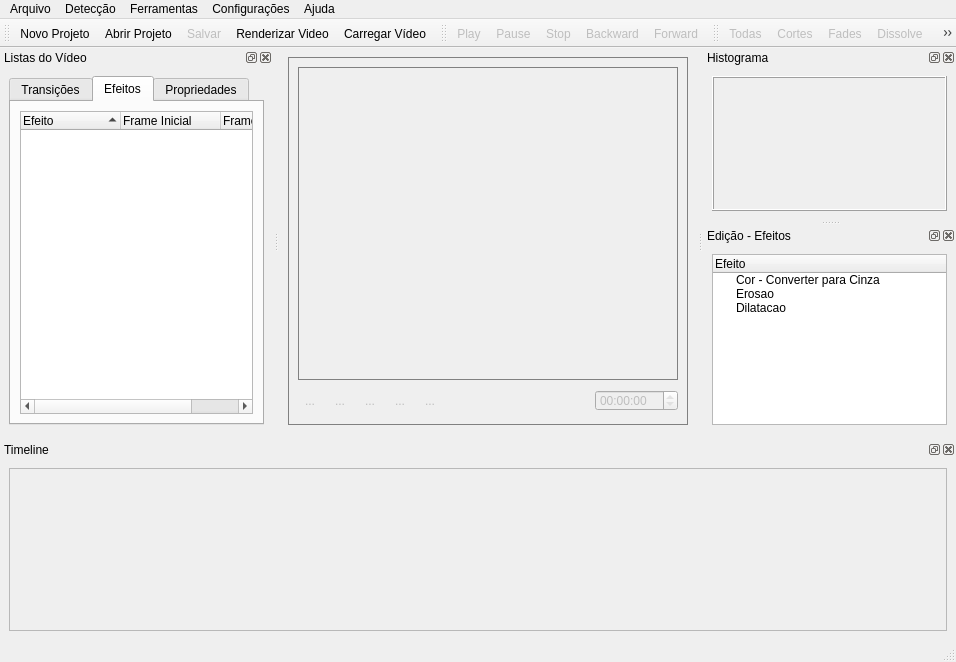
<ui version="4.0" >
 <class>MainWindow</class>
 <widget class="QMainWindow" name="MainWindow" >
  <property name="windowModality" >
   <enum>Qt::ApplicationModal</enum>
  </property>
  <property name="geometry" >
   <rect>
    <x>0</x>
    <y>0</y>
    <width>956</width>
    <height>662</height>
   </rect>
  </property>
  <property name="mouseTracking" >
   <bool>false</bool>
  </property>
  <property name="windowTitle" >
   <string>MainWindow</string>
  </property>
  <property name="dockOptions" >
   <set>QMainWindow::AllowTabbedDocks|QMainWindow::AnimatedDocks</set>
  </property>
  <property name="unifiedTitleAndToolBarOnMac" >
   <bool>false</bool>
  </property>
  <widget class="QWidget" name="centralwidget" >
   <layout class="QGridLayout" >
    <item row="0" column="0" >
     <widget class="QFrame" name="frameVideo" >
      <property name="minimumSize" >
       <size>
        <width>400</width>
        <height>300</height>
       </size>
      </property>
      <property name="contextMenuPolicy" >
       <enum>Qt::ActionsContextMenu</enum>
      </property>
      <property name="acceptDrops" >
       <bool>true</bool>
      </property>
      <property name="autoFillBackground" >
       <bool>false</bool>
      </property>
      <property name="styleSheet" >
       <string notr="true" >QFrame{
border: 1px solid gray
}</string>
      </property>
      <property name="frameShape" >
       <enum>QFrame::StyledPanel</enum>
      </property>
      <layout class="QGridLayout" >
       <item row="1" column="5" >
        <spacer>
         <property name="orientation" >
          <enum>Qt::Horizontal</enum>
         </property>
         <property name="sizeHint" stdset="0" >
          <size>
           <width>236</width>
           <height>29</height>
          </size>
         </property>
        </spacer>
       </item>
       <item row="0" column="0" colspan="7" >
        <widget class="QLabel" name="videoLabel" >
         <property name="text" >
          <string/>
         </property>
        </widget>
       </item>
       <item row="1" column="0" >
        <widget class="QToolButton" name="playButton" >
         <property name="enabled" >
          <bool>false</bool>
         </property>
         <property name="text" >
          <string>...</string>
         </property>
         <property name="icon" >
          <iconset>
           <normaloff>../Interface/Icons/play.png</normaloff>../Interface/Icons/play.png</iconset>
         </property>
         <property name="iconSize" >
          <size>
           <width>20</width>
           <height>20</height>
          </size>
         </property>
         <property name="popupMode" >
          <enum>QToolButton::DelayedPopup</enum>
         </property>
         <property name="toolButtonStyle" >
          <enum>Qt::ToolButtonIconOnly</enum>
         </property>
         <property name="autoRaise" >
          <bool>true</bool>
         </property>
        </widget>
       </item>
       <item row="1" column="1" >
        <widget class="QToolButton" name="pauseButton" >
         <property name="enabled" >
          <bool>false</bool>
         </property>
         <property name="text" >
          <string>...</string>
         </property>
         <property name="icon" >
          <iconset>
           <normaloff>../Interface/Icons/pause.png</normaloff>../Interface/Icons/pause.png</iconset>
         </property>
         <property name="iconSize" >
          <size>
           <width>20</width>
           <height>20</height>
          </size>
         </property>
         <property name="autoRaise" >
          <bool>true</bool>
         </property>
        </widget>
       </item>
       <item row="1" column="3" >
        <widget class="QToolButton" name="forwardButton" >
         <property name="enabled" >
          <bool>false</bool>
         </property>
         <property name="text" >
          <string>...</string>
         </property>
         <property name="icon" >
          <iconset>
           <normaloff>../Interface/Icons/forward.png</normaloff>../Interface/Icons/forward.png</iconset>
         </property>
         <property name="iconSize" >
          <size>
           <width>20</width>
           <height>20</height>
          </size>
         </property>
         <property name="checkable" >
          <bool>false</bool>
         </property>
         <property name="autoRaise" >
          <bool>true</bool>
         </property>
        </widget>
       </item>
       <item row="1" column="4" >
        <widget class="QToolButton" name="stopButton" >
         <property name="enabled" >
          <bool>false</bool>
         </property>
         <property name="text" >
          <string>...</string>
         </property>
         <property name="icon" >
          <iconset>
           <normaloff>../Interface/Icons/stop.png</normaloff>../Interface/Icons/stop.png</iconset>
         </property>
         <property name="iconSize" >
          <size>
           <width>20</width>
           <height>20</height>
          </size>
         </property>
         <property name="autoRaise" >
          <bool>true</bool>
         </property>
        </widget>
       </item>
       <item row="1" column="6" >
        <widget class="QTimeEdit" name="videoTime" >
         <property name="enabled" >
          <bool>false</bool>
         </property>
         <property name="minimumSize" >
          <size>
           <width>83</width>
           <height>21</height>
          </size>
         </property>
         <property name="maximumSize" >
          <size>
           <width>65</width>
           <height>21</height>
          </size>
         </property>
         <property name="layoutDirection" >
          <enum>Qt::LeftToRight</enum>
         </property>
         <property name="readOnly" >
          <bool>true</bool>
         </property>
         <property name="keyboardTracking" >
          <bool>false</bool>
         </property>
         <property name="currentSection" >
          <enum>QDateTimeEdit::SecondSection</enum>
         </property>
         <property name="displayFormat" >
          <string>HH:mm:ss</string>
         </property>
         <property name="calendarPopup" >
          <bool>false</bool>
         </property>
         <property name="currentSectionIndex" >
          <number>2</number>
         </property>
         <property name="time" >
          <time>
           <hour>0</hour>
           <minute>0</minute>
           <second>0</second>
          </time>
         </property>
        </widget>
       </item>
       <item row="1" column="2" >
        <widget class="QToolButton" name="backButton" >
         <property name="enabled" >
          <bool>false</bool>
         </property>
         <property name="text" >
          <string>...</string>
         </property>
         <property name="icon" >
          <iconset>
           <normaloff>../Interface/Icons/back.png</normaloff>../Interface/Icons/back.png</iconset>
         </property>
         <property name="iconSize" >
          <size>
           <width>20</width>
           <height>20</height>
          </size>
         </property>
         <property name="autoRaise" >
          <bool>true</bool>
         </property>
        </widget>
       </item>
      </layout>
     </widget>
    </item>
   </layout>
  </widget>
  <widget class="QMenuBar" name="menubar" >
   <property name="geometry" >
    <rect>
     <x>0</x>
     <y>0</y>
     <width>956</width>
     <height>21</height>
    </rect>
   </property>
   <widget class="QMenu" name="menuFile" >
    <property name="title" >
     <string>Arquivo</string>
    </property>
    <addaction name="actionNewProject" />
    <addaction name="actionOpenProject" />
    <addaction name="actionLoadVideo" />
    <addaction name="actionRenderVideo" />
    <addaction name="actionSaveAs" />
    <addaction name="actionSave" />
    <addaction name="separator" />
   </widget>
   <widget class="QMenu" name="menuDetect" >
    <property name="title" >
     <string>Detecção</string>
    </property>
    <addaction name="actionAllTransitions" />
    <addaction name="actionOnlyCuts" />
    <addaction name="actionAllFades" />
    <addaction name="actionOnlyDissolve" />
   </widget>
   <widget class="QMenu" name="menuTools" >
    <property name="title" >
     <string>Ferramentas</string>
    </property>
    <addaction name="actionPlay" />
    <addaction name="actionPause" />
    <addaction name="actionStop" />
    <addaction name="actionBackward" />
    <addaction name="actionForward" />
   </widget>
   <widget class="QMenu" name="menuHelp" >
    <property name="title" >
     <string>Ajuda</string>
    </property>
   </widget>
   <widget class="QMenu" name="menuSettings" >
    <property name="title" >
     <string>Configurações</string>
    </property>
    <addaction name="actionDetectConfig" />
   </widget>
   <addaction name="menuFile" />
   <addaction name="menuDetect" />
   <addaction name="menuTools" />
   <addaction name="menuSettings" />
   <addaction name="menuHelp" />
  </widget>
  <widget class="QToolBar" name="mainToolBar" >
   <property name="windowTitle" >
    <string>mainToolBar</string>
   </property>
   <attribute name="toolBarArea" >
    <enum>TopToolBarArea</enum>
   </attribute>
   <attribute name="toolBarBreak" >
    <bool>false</bool>
   </attribute>
   <addaction name="actionNewProject" />
   <addaction name="actionOpenProject" />
   <addaction name="actionSave" />
   <addaction name="actionRenderVideo" />
   <addaction name="actionLoadVideo" />
  </widget>
  <widget class="QDockWidget" name="widgetTrees" >
   <property name="windowTitle" >
    <string>Listas do Vídeo</string>
   </property>
   <attribute name="dockWidgetArea" >
    <number>1</number>
   </attribute>
   <widget class="QWidget" name="dockWidgetContents_5" >
    <layout class="QGridLayout" >
     <item row="0" column="0" >
      <widget class="QTabWidget" name="tabTransEffect" >
       <property name="currentIndex" >
        <number>1</number>
       </property>
       <widget class="QWidget" name="tabTransitions" >
        <attribute name="title" >
         <string>Transições</string>
        </attribute>
        <layout class="QGridLayout" >
         <item row="0" column="0" >
          <widget class="QTreeWidget" name="transitionsTree" >
           <property name="sizePolicy" >
            <sizepolicy vsizetype="Expanding" hsizetype="Expanding" >
             <horstretch>0</horstretch>
             <verstretch>0</verstretch>
            </sizepolicy>
           </property>
           <property name="acceptDrops" >
            <bool>false</bool>
           </property>
           <property name="layoutDirection" >
            <enum>Qt::LeftToRight</enum>
           </property>
           <property name="autoFillBackground" >
            <bool>false</bool>
           </property>
           <property name="frameShape" >
            <enum>QFrame::StyledPanel</enum>
           </property>
           <property name="frameShadow" >
            <enum>QFrame::Sunken</enum>
           </property>
           <property name="verticalScrollBarPolicy" >
            <enum>Qt::ScrollBarAsNeeded</enum>
           </property>
           <property name="horizontalScrollBarPolicy" >
            <enum>Qt::ScrollBarAsNeeded</enum>
           </property>
           <property name="autoScroll" >
            <bool>true</bool>
           </property>
           <property name="autoScrollMargin" >
            <number>8</number>
           </property>
           <property name="editTriggers" >
            <set>QAbstractItemView::AllEditTriggers</set>
           </property>
           <property name="tabKeyNavigation" >
            <bool>false</bool>
           </property>
           <property name="showDropIndicator" stdset="0" >
            <bool>false</bool>
           </property>
           <property name="selectionMode" >
            <enum>QAbstractItemView::ExtendedSelection</enum>
           </property>
           <property name="selectionBehavior" >
            <enum>QAbstractItemView::SelectRows</enum>
           </property>
           <property name="horizontalScrollMode" >
            <enum>QAbstractItemView::ScrollPerItem</enum>
           </property>
           <property name="indentation" >
            <number>10</number>
           </property>
           <property name="rootIsDecorated" >
            <bool>true</bool>
           </property>
           <property name="uniformRowHeights" >
            <bool>true</bool>
           </property>
           <property name="itemsExpandable" >
            <bool>false</bool>
           </property>
           <property name="sortingEnabled" >
            <bool>true</bool>
           </property>
           <property name="animated" >
            <bool>true</bool>
           </property>
           <property name="allColumnsShowFocus" >
            <bool>true</bool>
           </property>
           <property name="wordWrap" >
            <bool>false</bool>
           </property>
           <property name="headerHidden" >
            <bool>false</bool>
           </property>
           <property name="expandsOnDoubleClick" >
            <bool>false</bool>
           </property>
           <property name="columnCount" >
            <number>3</number>
           </property>
           <column>
            <property name="text" >
             <string>ID</string>
            </property>
           </column>
           <column>
            <property name="text" >
             <string>Tipo</string>
            </property>
           </column>
           <column>
            <property name="text" >
             <string>Posição</string>
            </property>
           </column>
          </widget>
         </item>
        </layout>
       </widget>
       <widget class="QWidget" name="tabEffects" >
        <attribute name="title" >
         <string>Efeitos</string>
        </attribute>
        <layout class="QGridLayout" >
         <item row="0" column="0" >
          <widget class="QTreeWidget" name="effectsTree" >
           <property name="sizePolicy" >
            <sizepolicy vsizetype="Preferred" hsizetype="Preferred" >
             <horstretch>0</horstretch>
             <verstretch>0</verstretch>
            </sizepolicy>
           </property>
           <property name="editTriggers" >
            <set>QAbstractItemView::AllEditTriggers</set>
           </property>
           <property name="showDropIndicator" stdset="0" >
            <bool>false</bool>
           </property>
           <property name="selectionBehavior" >
            <enum>QAbstractItemView::SelectItems</enum>
           </property>
           <property name="itemsExpandable" >
            <bool>false</bool>
           </property>
           <property name="sortingEnabled" >
            <bool>true</bool>
           </property>
           <property name="allColumnsShowFocus" >
            <bool>true</bool>
           </property>
           <column>
            <property name="text" >
             <string>Efeito</string>
            </property>
           </column>
           <column>
            <property name="text" >
             <string>Frame Inicial</string>
            </property>
           </column>
           <column>
            <property name="text" >
             <string>Frame Final</string>
            </property>
           </column>
          </widget>
         </item>
        </layout>
       </widget>
       <widget class="QWidget" name="tabVdoProperties" >
        <attribute name="title" >
         <string>Propriedades</string>
        </attribute>
        <layout class="QGridLayout" name="gridLayout" >
         <item row="0" column="0" >
          <widget class="QTreeWidget" name="videoPropertiesTree" >
           <property name="editTriggers" >
            <set>QAbstractItemView::DoubleClicked</set>
           </property>
           <property name="showDropIndicator" stdset="0" >
            <bool>false</bool>
           </property>
           <property name="rootIsDecorated" >
            <bool>true</bool>
           </property>
           <property name="itemsExpandable" >
            <bool>false</bool>
           </property>
           <property name="sortingEnabled" >
            <bool>true</bool>
           </property>
           <property name="expandsOnDoubleClick" >
            <bool>false</bool>
           </property>
           <column>
            <property name="text" >
             <string>Propriedade</string>
            </property>
           </column>
           <column>
            <property name="text" >
             <string>Valor</string>
            </property>
           </column>
          </widget>
         </item>
        </layout>
       </widget>
      </widget>
     </item>
    </layout>
   </widget>
  </widget>
  <widget class="QDockWidget" name="widgetHistogram" >
   <property name="enabled" >
    <bool>true</bool>
   </property>
   <property name="sizePolicy" >
    <sizepolicy vsizetype="Fixed" hsizetype="Fixed" >
     <horstretch>4</horstretch>
     <verstretch>0</verstretch>
    </sizepolicy>
   </property>
   <property name="minimumSize" >
    <size>
     <width>253</width>
     <height>172</height>
    </size>
   </property>
   <property name="floating" >
    <bool>false</bool>
   </property>
   <property name="windowTitle" >
    <string>Histograma</string>
   </property>
   <attribute name="dockWidgetArea" >
    <number>2</number>
   </attribute>
   <widget class="QWidget" name="dockWidgetContents_2" >
    <layout class="QGridLayout" >
     <item row="0" column="0" >
      <widget class="QLabel" name="histogramLabel" >
       <property name="minimumSize" >
        <size>
         <width>235</width>
         <height>132</height>
        </size>
       </property>
       <property name="frameShape" >
        <enum>QFrame::Box</enum>
       </property>
       <property name="frameShadow" >
        <enum>QFrame::Raised</enum>
       </property>
       <property name="text" >
        <string/>
       </property>
      </widget>
     </item>
    </layout>
   </widget>
  </widget>
  <widget class="QDockWidget" name="widgetDockTimeline" >
   <property name="sizePolicy" >
    <sizepolicy vsizetype="Minimum" hsizetype="Preferred" >
     <horstretch>0</horstretch>
     <verstretch>75</verstretch>
    </sizepolicy>
   </property>
   <property name="minimumSize" >
    <size>
     <width>80</width>
     <height>200</height>
    </size>
   </property>
   <property name="maximumSize" >
    <size>
     <width>524287</width>
     <height>200</height>
    </size>
   </property>
   <property name="acceptDrops" >
    <bool>true</bool>
   </property>
   <property name="allowedAreas" >
    <set>Qt::AllDockWidgetAreas</set>
   </property>
   <property name="windowTitle" >
    <string>Timeline</string>
   </property>
   <attribute name="dockWidgetArea" >
    <number>8</number>
   </attribute>
   <widget class="QWidget" name="dockWidgetContents_4" >
    <property name="acceptDrops" >
     <bool>true</bool>
    </property>
    <layout class="QGridLayout" >
     <item rowspan="2" row="0" column="0" >
      <widget class="QScrollArea" name="scrollArea" >
       <property name="acceptDrops" >
        <bool>true</bool>
       </property>
       <property name="widgetResizable" >
        <bool>true</bool>
       </property>
       <widget class="QWidget" name="scrollAreaWidgetContents" >
        <property name="geometry" >
         <rect>
          <x>0</x>
          <y>0</y>
          <width>936</width>
          <height>158</height>
         </rect>
        </property>
        <property name="acceptDrops" >
         <bool>true</bool>
        </property>
        <layout class="QGridLayout" >
         <item row="0" column="0" >
          <widget class="QWidgetTimeline" native="1" name="widgetTimeline" >
           <property name="acceptDrops" >
            <bool>true</bool>
           </property>
           <layout class="QGridLayout" >
            <item row="0" column="0" >
             <widget class="QLabel" name="timelineLabel" >
              <property name="acceptDrops" >
               <bool>true</bool>
              </property>
              <property name="text" >
               <string/>
              </property>
             </widget>
            </item>
           </layout>
          </widget>
         </item>
        </layout>
       </widget>
      </widget>
     </item>
    </layout>
   </widget>
  </widget>
  <widget class="QDockWidget" name="widgetEdition" >
   <property name="windowTitle" >
    <string>Edição - Efeitos</string>
   </property>
   <attribute name="dockWidgetArea" >
    <number>2</number>
   </attribute>
   <widget class="QWidget" name="dockWidgetContents" >
    <layout class="QGridLayout" >
     <item row="0" column="0" >
      <widget class="QTreeWidget" name="effectListTree" >
       <property name="acceptDrops" >
        <bool>false</bool>
       </property>
       <property name="showDropIndicator" stdset="0" >
        <bool>false</bool>
       </property>
       <property name="dragEnabled" >
        <bool>true</bool>
       </property>
       <property name="dragDropMode" >
        <enum>QAbstractItemView::DragOnly</enum>
       </property>
       <property name="itemsExpandable" >
        <bool>false</bool>
       </property>
       <property name="animated" >
        <bool>true</bool>
       </property>
       <property name="allColumnsShowFocus" >
        <bool>true</bool>
       </property>
       <property name="expandsOnDoubleClick" >
        <bool>false</bool>
       </property>
       <column>
        <property name="text" >
         <string>Efeito</string>
        </property>
       </column>
       <item>
        <property name="text" >
         <string>Cor - Converter para Cinza</string>
        </property>
       </item>
       <item>
        <property name="text" >
         <string>Erosao</string>
        </property>
       </item>
       <item>
        <property name="text" >
         <string>Dilatacao</string>
        </property>
       </item>
      </widget>
     </item>
    </layout>
   </widget>
  </widget>
  <widget class="QStatusBar" name="statusBar" />
  <widget class="QToolBar" name="videoToolBar" >
   <property name="windowTitle" >
    <string>videoToolBar</string>
   </property>
   <attribute name="toolBarArea" >
    <enum>TopToolBarArea</enum>
   </attribute>
   <attribute name="toolBarBreak" >
    <bool>false</bool>
   </attribute>
   <addaction name="actionPlay" />
   <addaction name="actionPause" />
   <addaction name="actionStop" />
   <addaction name="actionBackward" />
   <addaction name="actionForward" />
  </widget>
  <widget class="QToolBar" name="detectionToolbar" >
   <property name="windowTitle" >
    <string>detectionToolBar</string>
   </property>
   <attribute name="toolBarArea" >
    <enum>TopToolBarArea</enum>
   </attribute>
   <attribute name="toolBarBreak" >
    <bool>false</bool>
   </attribute>
   <addaction name="actionAllTransitions" />
   <addaction name="actionOnlyCuts" />
   <addaction name="actionAllFades" />
   <addaction name="actionOnlyDissolve" />
   <addaction name="actionDetectConfig" />
  </widget>
  <action name="actionNewProject" >
   <property name="icon" >
    <iconset>
     <normaloff>../Interface/Icons/filenew.png</normaloff>../Interface/Icons/filenew.png</iconset>
   </property>
   <property name="text" >
    <string>Novo Projeto...</string>
   </property>
   <property name="shortcut" >
    <string>Ctrl+N</string>
   </property>
   <property name="shortcutContext" >
    <enum>Qt::WindowShortcut</enum>
   </property>
  </action>
  <action name="actionOpenProject" >
   <property name="checkable" >
    <bool>false</bool>
   </property>
   <property name="icon" >
    <iconset>
     <normaloff>../Interface/Icons/fileopen.png</normaloff>../Interface/Icons/fileopen.png</iconset>
   </property>
   <property name="text" >
    <string>Abrir Projeto...</string>
   </property>
   <property name="shortcut" >
    <string>Ctrl+O</string>
   </property>
  </action>
  <action name="actionLoadVideo" >
   <property name="icon" >
    <iconset>
     <normaloff>../Interface/Icons/load_video.png</normaloff>../Interface/Icons/load_video.png</iconset>
   </property>
   <property name="text" >
    <string>Carregar Vídeo...</string>
   </property>
   <property name="shortcut" >
    <string>Ctrl+Shift+O</string>
   </property>
  </action>
  <action name="actionSaveAs" >
   <property name="enabled" >
    <bool>false</bool>
   </property>
   <property name="text" >
    <string>Salvar como...</string>
   </property>
   <property name="shortcut" >
    <string>Ctrl+Shift+S</string>
   </property>
  </action>
  <action name="actionSave" >
   <property name="enabled" >
    <bool>false</bool>
   </property>
   <property name="icon" >
    <iconset>
     <normaloff>../Interface/Icons/filesave.png</normaloff>../Interface/Icons/filesave.png</iconset>
   </property>
   <property name="text" >
    <string>Salvar</string>
   </property>
   <property name="shortcut" >
    <string>Ctrl+S</string>
   </property>
  </action>
  <action name="actionRecent_Files" >
   <property name="text" >
    <string>Arquivos recentes</string>
   </property>
  </action>
  <action name="actionExit" >
   <property name="icon" >
    <iconset>
     <normaloff>../Interface/Icons/exit.png</normaloff>../Interface/Icons/exit.png</iconset>
   </property>
   <property name="text" >
    <string>Sair</string>
   </property>
  </action>
  <action name="actionUndo" >
   <property name="icon" >
    <iconset>
     <normaloff>../Interface/Icons/undo.png</normaloff>../Interface/Icons/undo.png</iconset>
   </property>
   <property name="text" >
    <string>Undo</string>
   </property>
   <property name="shortcut" >
    <string>Ctrl+Z</string>
   </property>
  </action>
  <action name="actionRedo" >
   <property name="icon" >
    <iconset>
     <normaloff>../Interface/Icons/redo.png</normaloff>../Interface/Icons/redo.png</iconset>
   </property>
   <property name="text" >
    <string>Redo</string>
   </property>
   <property name="shortcut" >
    <string>Ctrl+Y</string>
   </property>
  </action>
  <action name="actionAllTransitions" >
   <property name="enabled" >
    <bool>false</bool>
   </property>
   <property name="icon" >
    <iconset>
     <normaloff>../Interface/Icons/all.png</normaloff>../Interface/Icons/all.png</iconset>
   </property>
   <property name="text" >
    <string>Todas</string>
   </property>
  </action>
  <action name="actionOnlyCuts" >
   <property name="enabled" >
    <bool>false</bool>
   </property>
   <property name="icon" >
    <iconset>
     <normaloff>../Interface/Icons/cut.png</normaloff>../Interface/Icons/cut.png</iconset>
   </property>
   <property name="text" >
    <string>Cortes</string>
   </property>
  </action>
  <action name="actionOnlyDissolve" >
   <property name="enabled" >
    <bool>false</bool>
   </property>
   <property name="icon" >
    <iconset>
     <normaloff>../Interface/Icons/dissolve.png</normaloff>../Interface/Icons/dissolve.png</iconset>
   </property>
   <property name="text" >
    <string>Dissolve</string>
   </property>
  </action>
  <action name="actionHistogram" >
   <property name="text" >
    <string>Histogram</string>
   </property>
  </action>
  <action name="actionTimeline" >
   <property name="text" >
    <string>Timeline</string>
   </property>
  </action>
  <action name="actionROC_Curve" >
   <property name="text" >
    <string>ROC Curve</string>
   </property>
  </action>
  <action name="actionAllFades" >
   <property name="enabled" >
    <bool>false</bool>
   </property>
   <property name="icon" >
    <iconset>
     <normaloff>../Interface/Icons/fades.png</normaloff>../Interface/Icons/fades.png</iconset>
   </property>
   <property name="text" >
    <string>Fades</string>
   </property>
  </action>
  <action name="actionPlay" >
   <property name="enabled" >
    <bool>false</bool>
   </property>
   <property name="icon" >
    <iconset>
     <normaloff>../Interface/Icons/play.png</normaloff>../Interface/Icons/play.png</iconset>
   </property>
   <property name="text" >
    <string>Play</string>
   </property>
  </action>
  <action name="actionPause" >
   <property name="enabled" >
    <bool>false</bool>
   </property>
   <property name="icon" >
    <iconset>
     <normaloff>../Interface/Icons/pause.png</normaloff>../Interface/Icons/pause.png</iconset>
   </property>
   <property name="text" >
    <string>Pause</string>
   </property>
  </action>
  <action name="actionStop" >
   <property name="enabled" >
    <bool>false</bool>
   </property>
   <property name="icon" >
    <iconset>
     <normaloff>../Interface/Icons/stop.png</normaloff>../Interface/Icons/stop.png</iconset>
   </property>
   <property name="text" >
    <string>Stop</string>
   </property>
  </action>
  <action name="actionBackward" >
   <property name="enabled" >
    <bool>false</bool>
   </property>
   <property name="icon" >
    <iconset>
     <normaloff>../Interface/Icons/back.png</normaloff>../Interface/Icons/back.png</iconset>
   </property>
   <property name="text" >
    <string>Backward</string>
   </property>
  </action>
  <action name="actionForward" >
   <property name="enabled" >
    <bool>false</bool>
   </property>
   <property name="icon" >
    <iconset>
     <normaloff>../Interface/Icons/forward.png</normaloff>../Interface/Icons/forward.png</iconset>
   </property>
   <property name="text" >
    <string>Forward</string>
   </property>
  </action>
  <action name="actionCut_Settings" >
   <property name="text" >
    <string>Definir limiar</string>
   </property>
  </action>
  <action name="actionRenderVideo" >
   <property name="icon" >
    <iconset>
     <normaloff>../Interface/Icons/render.png</normaloff>../Interface/Icons/render.png</iconset>
   </property>
   <property name="text" >
    <string>Renderizar Video...</string>
   </property>
  </action>
  <action name="actionDetectConfig" >
   <property name="icon" >
    <iconset>
     <normaloff>../Interface/Icons/config.png</normaloff>../Interface/Icons/config.png</iconset>
   </property>
   <property name="text" >
    <string>Detecção</string>
   </property>
  </action>
 </widget>
 <customwidgets>
  <customwidget>
   <class>QWidgetTimeline</class>
   <extends>QWidget</extends>
   <header location="global" >../include/QWidgetTimeline.h</header>
   <container>1</container>
  </customwidget>
 </customwidgets>
 <resources/>
 <connections/>
</ui>
